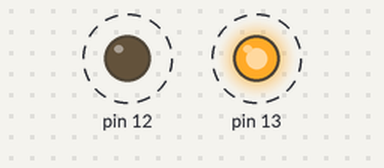
The sketch below on a simulated Arduino Uno, built with avr-gcc and run on an emulated ATmega328P. Parts: output pins drawn as LEDs (lit = HIGH). Dashed ring = blinking.

Above: at 0.2 s.
Timing chart, 0 to 3.0 s (numbered marks = the images above):
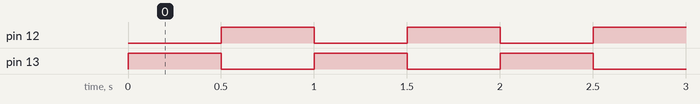

Measured:
- by itself, pin 12, pin 13: alternates HIGH for 0.50 s and LOW for 0.50 s

The sketch:

week07-2_arduino_blink_blink.ino
```cpp
//week07-2_arduino_blink_blink
void setup() {
  // put your setup code here, to run once:
  pinMode(13,OUTPUT);//把第13隻腳，能送資料OUTPUT
  pinMode(12,OUTPUT);//把第13隻腳，能送資料OUTPUT
}

void loop() {
  // put your main code here, to run repeatedly:
  digitalWrite(12,LOW);//暗掉
  digitalWrite(13,HIGH);//發亮
  delay(500);
  digitalWrite(13,LOW);//暗掉
  digitalWrite(12,HIGH);//發亮
  delay(500);


}
```
